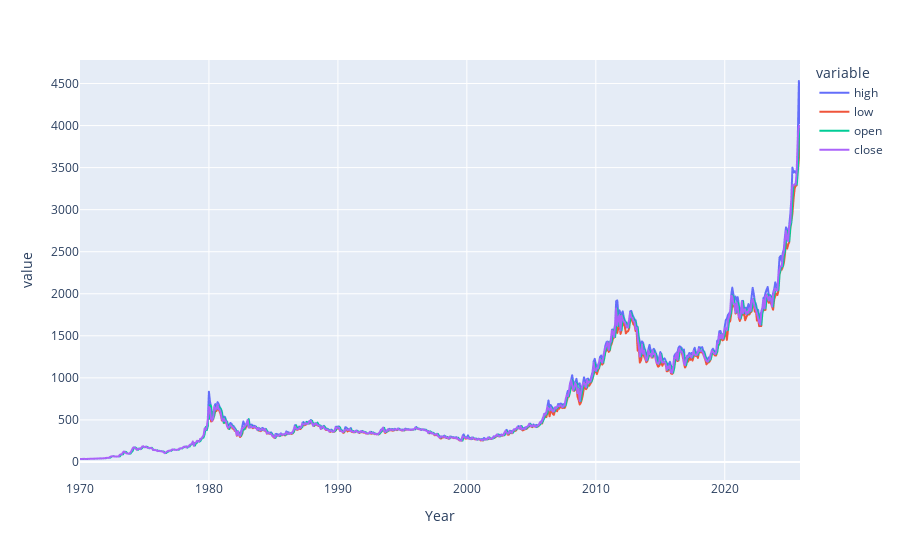

Source (notebook cell):
### Code cell
df=pd.read_csv('../Sample_Data/Monthly_XAU_USD.csv')
fig=px.line(data_frame=df,x='datetime',y=['high','low','open','close'],
            labels={'datetime': 'Year'}
           
           )
fig.show()

### Figure 1 — Plotly figure (JSON) as saved in the notebook; plotly's stock layout.template omitted (floating-point values rounded to 4 significant figures; data arrays with more than 128 entries replaced by an {"elided": "..."} marker saying what was removed)
{"data": [{"hovertemplate": "variable=high<br>Year=%{x}<br>value=%{y}<extra></extra>", "legendgroup": "high", "line": {"color": "#636efa", "dash": "solid"}, "marker": {"symbol": "circle"}, "mode": "lines", "name": "high", "showlegend": true, "type": "scattergl", "x": {"elided": "672 str values"}, "xaxis": "x", "y": {"elided": "672 float values"}, "yaxis": "y"}, {"hovertemplate": "variable=low<br>Year=%{x}<br>value=%{y}<extra></extra>", "legendgroup": "low", "line": {"color": "#EF553B", "dash": "solid"}, "marker": {"symbol": "circle"}, "mode": "lines", "name": "low", "showlegend": true, "type": "scattergl", "x": {"elided": "672 str values"}, "xaxis": "x", "y": {"elided": "672 float values"}, "yaxis": "y"}, {"hovertemplate": "variable=open<br>Year=%{x}<br>value=%{y}<extra></extra>", "legendgroup": "open", "line": {"color": "#00cc96", "dash": "solid"}, "marker": {"symbol": "circle"}, "mode": "lines", "name": "open", "showlegend": true, "type": "scattergl", "x": {"elided": "672 str values"}, "xaxis": "x", "y": {"elided": "672 float values"}, "yaxis": "y"}, {"hovertemplate": "variable=close<br>Year=%{x}<br>value=%{y}<extra></extra>", "legendgroup": "close", "line": {"color": "#ab63fa", "dash": "solid"}, "marker": {"symbol": "circle"}, "mode": "lines", "name": "close", "showlegend": true, "type": "scattergl", "x": {"elided": "672 str values"}, "xaxis": "x", "y": {"elided": "672 float values"}, "yaxis": "y"}], "layout": {"legend": {"title": {"text": "variable"}, "tracegroupgap": 0}, "margin": {"t": 60}, "xaxis": {"anchor": "y", "domain": [0, 1], "title": {"text": "Year"}}, "yaxis": {"anchor": "x", "domain": [0, 1], "title": {"text": "value"}}}}
